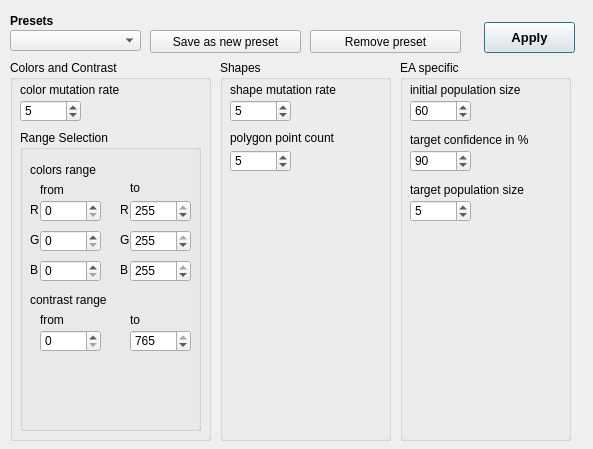
<?xml version="1.0" encoding="UTF-8"?>
<ui version="4.0">
 <class>Options</class>
 <widget class="QWidget" name="Options">
  <property name="geometry">
   <rect>
    <x>0</x>
    <y>0</y>
    <width>593</width>
    <height>449</height>
   </rect>
  </property>
  <property name="sizePolicy">
   <sizepolicy hsizetype="Fixed" vsizetype="Fixed">
    <horstretch>0</horstretch>
    <verstretch>0</verstretch>
   </sizepolicy>
  </property>
  <property name="minimumSize">
   <size>
    <width>593</width>
    <height>449</height>
   </size>
  </property>
  <property name="maximumSize">
   <size>
    <width>593</width>
    <height>449</height>
   </size>
  </property>
  <property name="windowTitle">
   <string>EA Settings</string>
  </property>
  <widget class="QLabel" name="presetsLabel">
   <property name="geometry">
    <rect>
     <x>10</x>
     <y>10</y>
     <width>131</width>
     <height>21</height>
    </rect>
   </property>
   <property name="font">
    <font>
     <weight>75</weight>
     <bold>true</bold>
    </font>
   </property>
   <property name="text">
    <string>Presets</string>
   </property>
  </widget>
  <widget class="QGroupBox" name="groupBox_4">
   <property name="geometry">
    <rect>
     <x>400</x>
     <y>60</y>
     <width>171</width>
     <height>381</height>
    </rect>
   </property>
   <property name="font">
    <font>
     <weight>50</weight>
     <bold>false</bold>
    </font>
   </property>
   <property name="title">
    <string>EA specific</string>
   </property>
   <property name="flat">
    <bool>false</bool>
   </property>
   <property name="checkable">
    <bool>false</bool>
   </property>
   <widget class="QLabel" name="label_21">
    <property name="geometry">
     <rect>
      <x>10</x>
      <y>20</y>
      <width>161</width>
      <height>20</height>
     </rect>
    </property>
    <property name="text">
     <string>initial population size</string>
    </property>
   </widget>
   <widget class="QSpinBox" name="initialPopulationSizeSpinBox">
    <property name="geometry">
     <rect>
      <x>10</x>
      <y>40</y>
      <width>61</width>
      <height>22</height>
     </rect>
    </property>
    <property name="maximum">
     <number>1000</number>
    </property>
    <property name="value">
     <number>60</number>
    </property>
   </widget>
   <widget class="QSpinBox" name="targetConfidenceSpinBox">
    <property name="geometry">
     <rect>
      <x>10</x>
      <y>90</y>
      <width>61</width>
      <height>22</height>
     </rect>
    </property>
    <property name="maximum">
     <number>100</number>
    </property>
    <property name="singleStep">
     <number>1</number>
    </property>
    <property name="value">
     <number>90</number>
    </property>
   </widget>
   <widget class="QLabel" name="label_22">
    <property name="geometry">
     <rect>
      <x>10</x>
      <y>70</y>
      <width>161</width>
      <height>20</height>
     </rect>
    </property>
    <property name="text">
     <string>target confidence in %</string>
    </property>
   </widget>
   <widget class="QLabel" name="label_23">
    <property name="geometry">
     <rect>
      <x>10</x>
      <y>120</y>
      <width>161</width>
      <height>20</height>
     </rect>
    </property>
    <property name="text">
     <string>target population size</string>
    </property>
   </widget>
   <widget class="QSpinBox" name="targetPopulationSizeSpinBox">
    <property name="geometry">
     <rect>
      <x>10</x>
      <y>140</y>
      <width>61</width>
      <height>22</height>
     </rect>
    </property>
    <property name="maximum">
     <number>100</number>
    </property>
    <property name="singleStep">
     <number>1</number>
    </property>
    <property name="value">
     <number>5</number>
    </property>
   </widget>
  </widget>
  <widget class="QGroupBox" name="colorsGroupBox">
   <property name="geometry">
    <rect>
     <x>10</x>
     <y>60</y>
     <width>201</width>
     <height>381</height>
    </rect>
   </property>
   <property name="title">
    <string>Colors and Contrast</string>
   </property>
   <property name="flat">
    <bool>false</bool>
   </property>
   <widget class="QSpinBox" name="colorMutationRateSpinBox">
    <property name="geometry">
     <rect>
      <x>10</x>
      <y>40</y>
      <width>61</width>
      <height>22</height>
     </rect>
    </property>
    <property name="maximum">
     <number>1000</number>
    </property>
    <property name="value">
     <number>5</number>
    </property>
   </widget>
   <widget class="QLabel" name="label_19">
    <property name="geometry">
     <rect>
      <x>10</x>
      <y>20</y>
      <width>191</width>
      <height>20</height>
     </rect>
    </property>
    <property name="text">
     <string>color mutation rate</string>
    </property>
   </widget>
   <widget class="QGroupBox" name="colorRangeGroupBox">
    <property name="geometry">
     <rect>
      <x>10</x>
      <y>70</y>
      <width>181</width>
      <height>301</height>
     </rect>
    </property>
    <property name="title">
     <string>Range Selection</string>
    </property>
    <property name="checkable">
     <bool>false</bool>
    </property>
    <property name="checked">
     <bool>false</bool>
    </property>
    <widget class="QSpinBox" name="contrastFromSpinBox">
     <property name="geometry">
      <rect>
       <x>20</x>
       <y>200</y>
       <width>61</width>
       <height>22</height>
      </rect>
     </property>
     <property name="maximum">
      <number>765</number>
     </property>
    </widget>
    <widget class="QSpinBox" name="colorsToRSpinBox">
     <property name="geometry">
      <rect>
       <x>110</x>
       <y>70</y>
       <width>61</width>
       <height>22</height>
      </rect>
     </property>
     <property name="maximum">
      <number>255</number>
     </property>
     <property name="value">
      <number>255</number>
     </property>
    </widget>
    <widget class="QLabel" name="label_15">
     <property name="geometry">
      <rect>
       <x>100</x>
       <y>100</y>
       <width>21</width>
       <height>20</height>
      </rect>
     </property>
     <property name="text">
      <string>G</string>
     </property>
    </widget>
    <widget class="QLabel" name="label_7">
     <property name="geometry">
      <rect>
       <x>10</x>
       <y>30</y>
       <width>161</width>
       <height>20</height>
      </rect>
     </property>
     <property name="text">
      <string>colors range</string>
     </property>
    </widget>
    <widget class="QSpinBox" name="colorsFromBSpinBox">
     <property name="geometry">
      <rect>
       <x>20</x>
       <y>130</y>
       <width>61</width>
       <height>22</height>
      </rect>
     </property>
     <property name="maximum">
      <number>255</number>
     </property>
    </widget>
    <widget class="QLabel" name="label_17">
     <property name="geometry">
      <rect>
       <x>110</x>
       <y>180</y>
       <width>31</width>
       <height>20</height>
      </rect>
     </property>
     <property name="text">
      <string>to</string>
     </property>
    </widget>
    <widget class="QLabel" name="label_8">
     <property name="geometry">
      <rect>
       <x>20</x>
       <y>50</y>
       <width>51</width>
       <height>20</height>
      </rect>
     </property>
     <property name="text">
      <string>from</string>
     </property>
    </widget>
    <widget class="QLabel" name="label_12">
     <property name="geometry">
      <rect>
       <x>10</x>
       <y>130</y>
       <width>21</width>
       <height>20</height>
      </rect>
     </property>
     <property name="text">
      <string>B</string>
     </property>
    </widget>
    <widget class="QSpinBox" name="contrastToSpinBox">
     <property name="geometry">
      <rect>
       <x>110</x>
       <y>200</y>
       <width>61</width>
       <height>22</height>
      </rect>
     </property>
     <property name="maximum">
      <number>765</number>
     </property>
     <property name="value">
      <number>765</number>
     </property>
    </widget>
    <widget class="QLabel" name="label_16">
     <property name="geometry">
      <rect>
       <x>20</x>
       <y>180</y>
       <width>31</width>
       <height>20</height>
      </rect>
     </property>
     <property name="text">
      <string>from</string>
     </property>
    </widget>
    <widget class="QSpinBox" name="colorsFromRSpinBox">
     <property name="geometry">
      <rect>
       <x>20</x>
       <y>70</y>
       <width>61</width>
       <height>22</height>
      </rect>
     </property>
     <property name="maximum">
      <number>255</number>
     </property>
    </widget>
    <widget class="QLabel" name="label_6">
     <property name="geometry">
      <rect>
       <x>10</x>
       <y>160</y>
       <width>161</width>
       <height>20</height>
      </rect>
     </property>
     <property name="text">
      <string>contrast range </string>
     </property>
    </widget>
    <widget class="QLabel" name="label_9">
     <property name="geometry">
      <rect>
       <x>110</x>
       <y>50</y>
       <width>21</width>
       <height>16</height>
      </rect>
     </property>
     <property name="text">
      <string>to</string>
     </property>
    </widget>
    <widget class="QSpinBox" name="colorsToBSpinBox">
     <property name="geometry">
      <rect>
       <x>110</x>
       <y>130</y>
       <width>61</width>
       <height>22</height>
      </rect>
     </property>
     <property name="maximum">
      <number>255</number>
     </property>
     <property name="value">
      <number>255</number>
     </property>
    </widget>
    <widget class="QSpinBox" name="colorsFromGSpinBox">
     <property name="geometry">
      <rect>
       <x>20</x>
       <y>100</y>
       <width>61</width>
       <height>22</height>
      </rect>
     </property>
     <property name="maximum">
      <number>255</number>
     </property>
    </widget>
    <widget class="QSpinBox" name="colorsToGSpinBox">
     <property name="geometry">
      <rect>
       <x>110</x>
       <y>100</y>
       <width>61</width>
       <height>22</height>
      </rect>
     </property>
     <property name="maximum">
      <number>255</number>
     </property>
     <property name="value">
      <number>255</number>
     </property>
    </widget>
    <widget class="QLabel" name="label_13">
     <property name="geometry">
      <rect>
       <x>100</x>
       <y>130</y>
       <width>21</width>
       <height>20</height>
      </rect>
     </property>
     <property name="text">
      <string>B</string>
     </property>
    </widget>
    <widget class="QLabel" name="label_10">
     <property name="geometry">
      <rect>
       <x>10</x>
       <y>70</y>
       <width>21</width>
       <height>20</height>
      </rect>
     </property>
     <property name="text">
      <string>R</string>
     </property>
    </widget>
    <widget class="QLabel" name="label_14">
     <property name="geometry">
      <rect>
       <x>100</x>
       <y>70</y>
       <width>21</width>
       <height>20</height>
      </rect>
     </property>
     <property name="text">
      <string>R</string>
     </property>
    </widget>
    <widget class="QLabel" name="label_11">
     <property name="geometry">
      <rect>
       <x>10</x>
       <y>100</y>
       <width>21</width>
       <height>20</height>
      </rect>
     </property>
     <property name="text">
      <string>G</string>
     </property>
    </widget>
   </widget>
  </widget>
  <widget class="QPushButton" name="setOptionsButton">
   <property name="geometry">
    <rect>
     <x>484</x>
     <y>22</y>
     <width>91</width>
     <height>31</height>
    </rect>
   </property>
   <property name="font">
    <font>
     <pointsize>10</pointsize>
     <weight>75</weight>
     <bold>true</bold>
    </font>
   </property>
   <property name="text">
    <string>Apply</string>
   </property>
   <property name="default">
    <bool>true</bool>
   </property>
  </widget>
  <widget class="QGroupBox" name="shapesGroupBox">
   <property name="enabled">
    <bool>true</bool>
   </property>
   <property name="geometry">
    <rect>
     <x>220</x>
     <y>60</y>
     <width>171</width>
     <height>381</height>
    </rect>
   </property>
   <property name="title">
    <string>Shapes</string>
   </property>
   <property name="flat">
    <bool>false</bool>
   </property>
   <property name="checkable">
    <bool>false</bool>
   </property>
   <widget class="QSpinBox" name="shapePolygonPointCountSpinBox">
    <property name="geometry">
     <rect>
      <x>10</x>
      <y>90</y>
      <width>61</width>
      <height>22</height>
     </rect>
    </property>
    <property name="value">
     <number>5</number>
    </property>
   </widget>
   <widget class="QLabel" name="label_5">
    <property name="geometry">
     <rect>
      <x>10</x>
      <y>70</y>
      <width>161</width>
      <height>16</height>
     </rect>
    </property>
    <property name="text">
     <string>polygon point count</string>
    </property>
   </widget>
   <widget class="QLabel" name="label_20">
    <property name="geometry">
     <rect>
      <x>10</x>
      <y>20</y>
      <width>161</width>
      <height>20</height>
     </rect>
    </property>
    <property name="text">
     <string>shape mutation rate</string>
    </property>
   </widget>
   <widget class="QSpinBox" name="shapeMutationRateSpinBox">
    <property name="geometry">
     <rect>
      <x>10</x>
      <y>40</y>
      <width>61</width>
      <height>22</height>
     </rect>
    </property>
    <property name="maximum">
     <number>1000</number>
    </property>
    <property name="value">
     <number>5</number>
    </property>
   </widget>
  </widget>
  <widget class="QPushButton" name="newPresetButton">
   <property name="geometry">
    <rect>
     <x>150</x>
     <y>30</y>
     <width>151</width>
     <height>23</height>
    </rect>
   </property>
   <property name="text">
    <string>Save as new preset</string>
   </property>
   <property name="default">
    <bool>false</bool>
   </property>
   <property name="flat">
    <bool>false</bool>
   </property>
  </widget>
  <widget class="QComboBox" name="presetComboBox">
   <property name="geometry">
    <rect>
     <x>10</x>
     <y>30</y>
     <width>131</width>
     <height>21</height>
    </rect>
   </property>
   <property name="editable">
    <bool>false</bool>
   </property>
   <property name="currentText">
    <string/>
   </property>
  </widget>
  <widget class="QPushButton" name="removePresetButton">
   <property name="geometry">
    <rect>
     <x>310</x>
     <y>30</y>
     <width>151</width>
     <height>23</height>
    </rect>
   </property>
   <property name="text">
    <string>Remove preset</string>
   </property>
   <property name="default">
    <bool>false</bool>
   </property>
   <property name="flat">
    <bool>false</bool>
   </property>
  </widget>
 </widget>
 <resources/>
 <connections/>
</ui>
